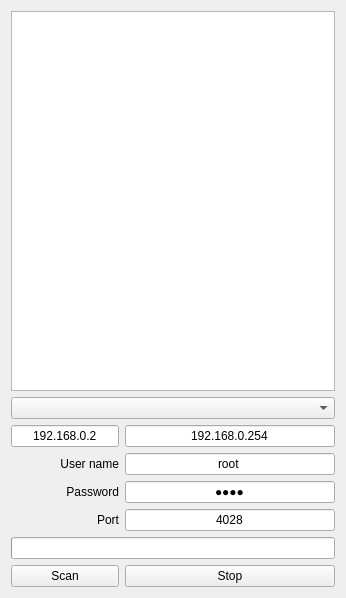
<?xml version="1.0" encoding="UTF-8"?>
<ui version="4.0">
 <class>ScannerWindow</class>
 <widget class="QWidget" name="ScannerWindow">
  <property name="windowModality">
   <enum>Qt::ApplicationModal</enum>
  </property>
  <property name="geometry">
   <rect>
    <x>0</x>
    <y>0</y>
    <width>346</width>
    <height>598</height>
   </rect>
  </property>
  <property name="windowTitle">
   <string>Scanner</string>
  </property>
  <property name="windowIcon">
   <iconset resource="project-721.qrc">
    <normaloff>:/images/find-128.png</normaloff>:/images/find-128.png</iconset>
  </property>
  <layout class="QGridLayout" name="gridLayout">
   <item row="8" column="0" colspan="2">
    <widget class="QPushButton" name="apiScanButton">
     <property name="text">
      <string>Scan</string>
     </property>
    </widget>
   </item>
   <item row="8" column="2">
    <widget class="QPushButton" name="stopScanButton">
     <property name="text">
      <string>Stop</string>
     </property>
    </widget>
   </item>
   <item row="6" column="0" colspan="3">
    <widget class="QProgressBar" name="progressBar">
     <property name="sizePolicy">
      <sizepolicy hsizetype="Expanding" vsizetype="Fixed">
       <horstretch>0</horstretch>
       <verstretch>0</verstretch>
      </sizepolicy>
     </property>
     <property name="value">
      <number>0</number>
     </property>
     <property name="textVisible">
      <bool>false</bool>
     </property>
    </widget>
   </item>
   <item row="5" column="2">
    <widget class="QLineEdit" name="apiPort">
     <property name="text">
      <string>4028</string>
     </property>
     <property name="alignment">
      <set>Qt::AlignCenter</set>
     </property>
    </widget>
   </item>
   <item row="4" column="2">
    <widget class="QLineEdit" name="password">
     <property name="text">
      <string>root</string>
     </property>
     <property name="echoMode">
      <enum>QLineEdit::Password</enum>
     </property>
     <property name="alignment">
      <set>Qt::AlignCenter</set>
     </property>
    </widget>
   </item>
   <item row="3" column="2">
    <widget class="QLineEdit" name="username">
     <property name="text">
      <string>root</string>
     </property>
     <property name="alignment">
      <set>Qt::AlignCenter</set>
     </property>
    </widget>
   </item>
   <item row="2" column="2">
    <widget class="QLineEdit" name="ipTo">
     <property name="sizePolicy">
      <sizepolicy hsizetype="Expanding" vsizetype="Fixed">
       <horstretch>0</horstretch>
       <verstretch>0</verstretch>
      </sizepolicy>
     </property>
     <property name="text">
      <string>192.168.0.254</string>
     </property>
     <property name="alignment">
      <set>Qt::AlignCenter</set>
     </property>
    </widget>
   </item>
   <item row="2" column="0" colspan="2">
    <widget class="QLineEdit" name="ipFrom">
     <property name="sizePolicy">
      <sizepolicy hsizetype="Expanding" vsizetype="Fixed">
       <horstretch>0</horstretch>
       <verstretch>0</verstretch>
      </sizepolicy>
     </property>
     <property name="text">
      <string>192.168.0.2</string>
     </property>
     <property name="alignment">
      <set>Qt::AlignCenter</set>
     </property>
    </widget>
   </item>
   <item row="3" column="0" colspan="2">
    <widget class="QLabel" name="label_4">
     <property name="text">
      <string>User name</string>
     </property>
     <property name="alignment">
      <set>Qt::AlignRight|Qt::AlignTrailing|Qt::AlignVCenter</set>
     </property>
    </widget>
   </item>
   <item row="4" column="0" colspan="2">
    <widget class="QLabel" name="label_3">
     <property name="text">
      <string>Password</string>
     </property>
     <property name="alignment">
      <set>Qt::AlignRight|Qt::AlignTrailing|Qt::AlignVCenter</set>
     </property>
    </widget>
   </item>
   <item row="5" column="0" colspan="2">
    <widget class="QLabel" name="label">
     <property name="text">
      <string>Port</string>
     </property>
     <property name="alignment">
      <set>Qt::AlignRight|Qt::AlignTrailing|Qt::AlignVCenter</set>
     </property>
    </widget>
   </item>
   <item row="1" column="0" colspan="3">
    <widget class="QComboBox" name="knownIPcomboBox"/>
   </item>
   <item row="0" column="0" colspan="3">
    <widget class="QListWidget" name="ipList">
     <property name="sizePolicy">
      <sizepolicy hsizetype="Expanding" vsizetype="Expanding">
       <horstretch>0</horstretch>
       <verstretch>0</verstretch>
      </sizepolicy>
     </property>
    </widget>
   </item>
  </layout>
 </widget>
 <tabstops>
  <tabstop>apiScanButton</tabstop>
  <tabstop>knownIPcomboBox</tabstop>
  <tabstop>ipList</tabstop>
  <tabstop>ipFrom</tabstop>
 </tabstops>
 <resources>
  <include location="project-721.qrc"/>
 </resources>
 <connections/>
</ui>
